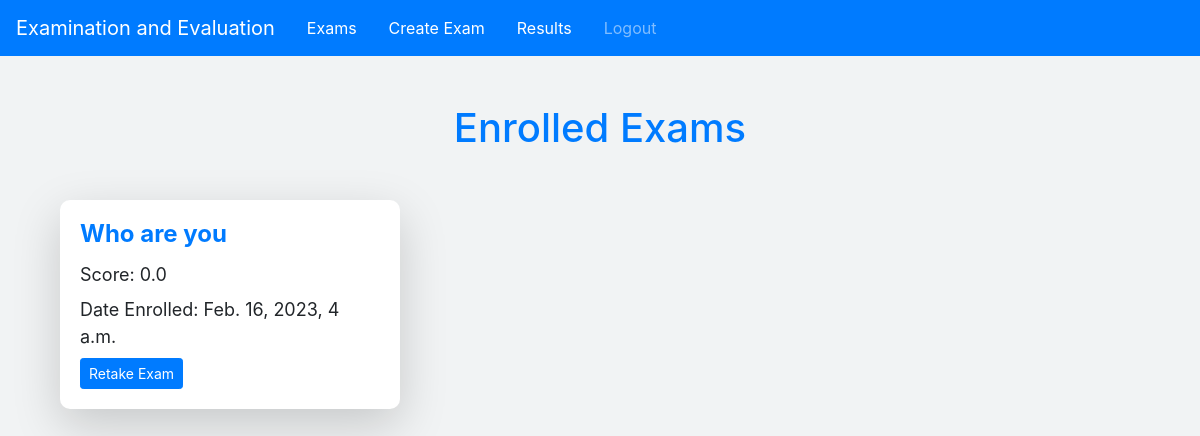
The app's page /results/admin/ (signed in), older data.
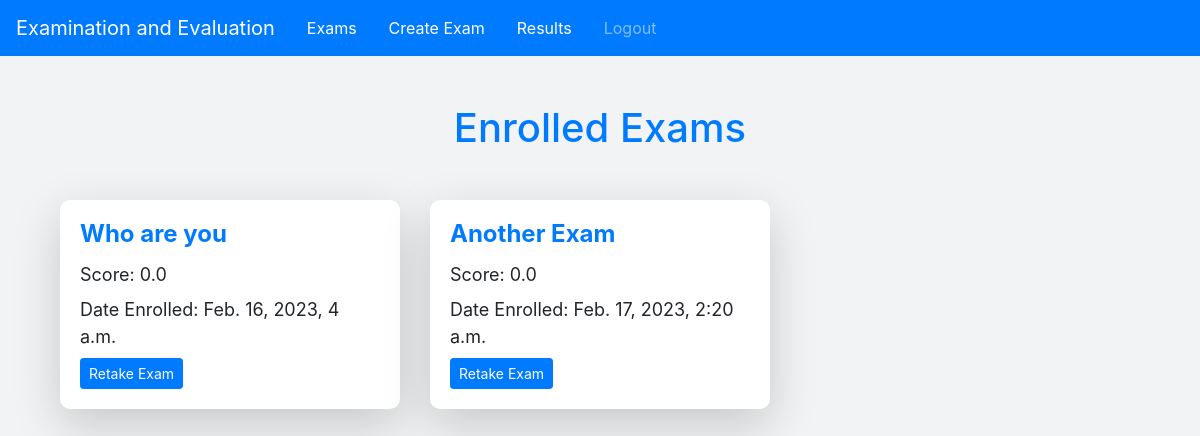
The same page, newer data.
### exam/models.py (models this page shows, shortened)
class Enrollment(models.Model):
    user = models.ForeignKey(User, on_delete=models.CASCADE)
    exam = models.ForeignKey(Exam, on_delete=models.CASCADE,related_name='enrollment_set')
    score = models.FloatField()
    date_enrolled = models.DateTimeField(auto_now_add=True)
    def __str__(self):
        return self.user.username + ' - ' + self.exam.exam_name

class Exam(models.Model):
    exam_name = models.CharField(max_length=200)
    date = models.DateField(auto_now_add=True)
    description = models.TextField(null=True, blank=True)

### exam/views.py (the view)
# urls.py: path('results/<str:username>/', views.results, name='results'),
@login_required
def results(request, username):
    enrollments = Enrollment.objects.filter(user__username=username)
    print(enrollments)
    return render(request, 'exam/results.html', {'enrollments': enrollments})

### templates/exam/results.html (shortened to what this page needs)
{% extends 'base.html' %}
{% block content %}
<div class="container my-5">
  <h1 class="text-center mb-5">Enrolled Exams</h1>
  <div class="row">
    {% for enrollment in enrollments %}
    <div class="col-lg-6 col-xl-4 mb-5">
      <div class="card shadow-lg">
        <div class="card-body">
          <h5 class="card-title">{{ enrollment.exam.exam_name }}</h5>
          <p class="card-text mb-2">Score: {{ enrollment.score }}</p>
          <p class="card-text mb-2">Date Enrolled: {{ enrollment.date_enrolled }}</p>
          <a href="" class="btn btn-primary btn-sm">Retake Exam</a>
        </div>
      </div>
    </div>
    {% endfor %}
  </div>
</div>
{% endblock %}

### templates/base.html (shortened to what this page needs)
<!DOCTYPE html>
<html>
  <head>
    <link rel="stylesheet" href="https://maxcdn.bootstrapcdn.com/bootstrap/4.5.0/css/bootstrap.min.css">
  </head>
  <body>
    <nav class="navbar navbar-expand-lg navbar-dark bg-primary">
      <a class="navbar-brand" href="{%url 'index'%}">Examination and Evaluation</a>
      <div class="collapse navbar-collapse" id="navbarNav">
        <ul class="navbar-nav">
          <li class="nav-item active">
            <a class="nav-link pl-3 pr-3 pt-2 pb-2" href="{%url 'index'%}">Exams</a>
          </li>
          <li class="nav-item active">
            <a class="nav-link pl-3 pr-3 pt-2 pb-2" href="{%url 'exam_create' %}">Create Exam</a>
          </li>
            {%if user.is_authenticated%}
            <li class="nav-item active">
              <a class="nav-link pl-3 pr-3 pt-2 pb-2" href="{%url 'results' user.username %}">Results</a>
            </li>
            <li class="nav-item">
              <a class="nav-link pl-3 pr-3 pt-2 pb-2" href="{%url 'logout'%}">Logout</a>
            </li>
            {%else%}
            <li class="nav-item">
              <a class="nav-link pl-3 pr-3 pt-2 pb-2" href="{%url 'login'%}">Login</a>
            </li>
            {%endif%}
        </ul>
      </div>
    </nav>
    <div class="container">
      {% block content %}{% endblock %}
    </div>
  </body>
</html>

### templates/exam/results.html (style rules this page uses)
body { background-color: #f1f3f4; }
h1, h5 { color: #007bff; }
.card { border: none; background-color: #fff; border-radius: 10px; box-shadow: 0 4px 8px 0 rgba(0,0,0,0.2), 0 6px 20px 0 rgba(0,0,0,0.19); }
.card-title { font-size: 24px; font-weight: bold; }
.card-text { font-size: 18px; }
.btn-primary { background-color: #007bff; border-color: #007bff; }

Row changes from the older to the newer data that the page shows:
added Enrollment: exam.exam_name "Another Exam", score "0.0", date_enrolled "Feb. 17, 2023, 2:20 a.m."
